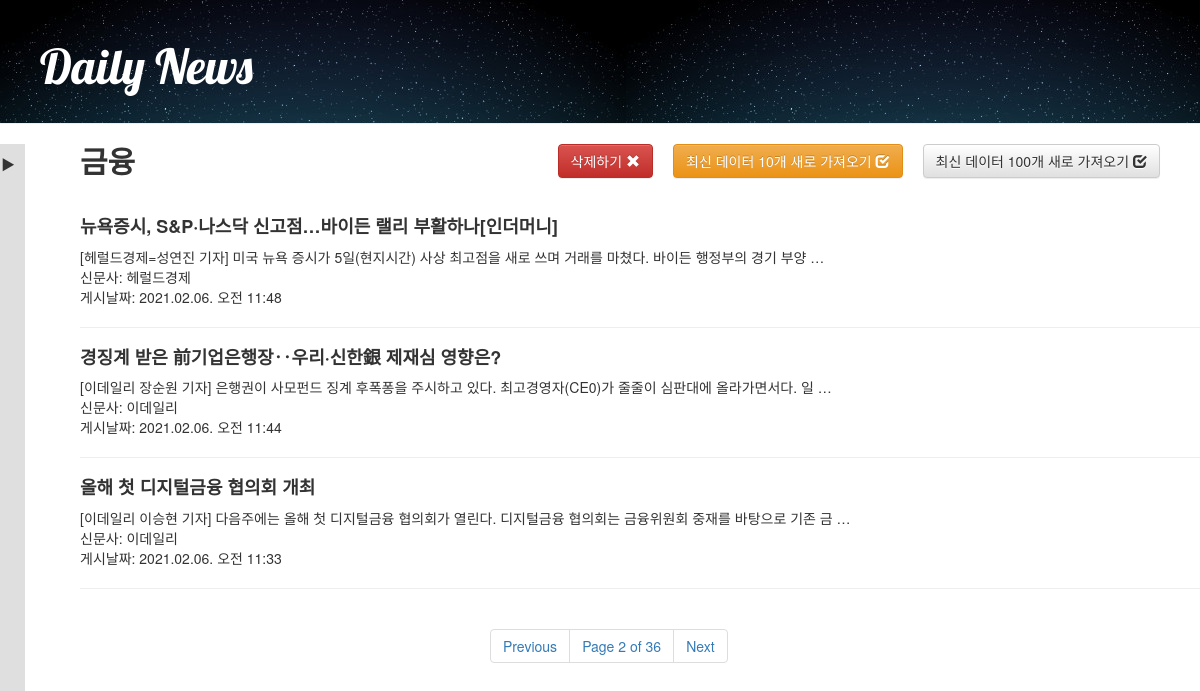
Page /news/101/259/?page=2 on the committed database.
### news/models.py (models this page shows, shortened)
class Letter(models.Model):
    category = models.CharField(max_length=10, default="", null=True)
    topic = models.CharField(max_length=10, default="", null=True)
    title = models.CharField(max_length=100,default="", primary_key=True)
    letter_link = models.URLField(max_length=100)
    published_date = models.CharField(max_length=20, default="", null=True)
    created_date = models.DateTimeField(default=timezone.now)
    preview = models.TextField()
    writer = models.CharField(max_length=20,default="", null=True)

### news/views.py (the view)
# urls.py: path('news/<str:sid1>/<str:sid2>/', views.news_detail, name='news_detail'),
def news_detail(request, sid1, sid2):
    mylist = [sid1, sid2]
    if request.method == 'POST':
        UDform = UDForm(request.POST)
        if UDform.is_valid():
            if UDform.cleaned_data['UD'] == 'update':
                contents = parsing(sid1, sid2)
                for data in contents:
                    form = Letter(
                        category=sid1,
                        topic=sid2,
                        title= data[0],
                        letter_link=data[1],
                        published_date=data[2],
                        preview= data[3],
                        writer=data[4]
                        )
                    form.save()
            elif UDform.cleaned_data['UD'] == 'new100':
                contents = new100_parsing(sid1,sid2)
                for data in contents:
                    form = Letter(
                        category=sid1,
                        topic=sid2,
                        title= data[0],
                        letter_link=data[1],
                        published_date=data[2],
                        preview= data[3],
                        writer=data[4]
                        )
                    form.save()
            elif UDform.cleaned_data['UD'] =='delete':
                Letter.objects.filter(topic=sid2).delete()
    else:
        print('GET')
    News = Letter.objects.filter(topic= sid2)
    paginator = Paginator(News,3)
    page_no = request.GET.get('page')
    try:
        News_p = paginator.page(page_no)
    except PageNotAnInteger:
        News_p = paginator.page(1)
    except EmptyPage:
        News_p = paginator.page(paginator.num_pages)
    return render(request, 'news/news_detail.html' ,{'message': News_p, 'key':mylist})

### news/templatetags/filters.py (called while the page is built)
@register.filter()
def __topic(value):
    if value =='259':
        return '금융'
    elif value == '258':
        return '증권'
    elif value == '261':
        return '산업/재계'
    elif value == '731':
        return '모바일'
    elif value == '226':
        return '인터넷/SNS'
    elif value == '227':
        return '통신/뉴미디어'
    elif value == 'kbaseball':
        return '야구'
    elif value == 'kfootball':
        return '축구'
    elif value == 'wfootball':
        return '해외축구'

### news/templates/news/news_detail.html (shortened to what this page needs)
{% extends "news/home.html"%}
{% block content %}
    {% load static %}
    {% load filters %}
<link rel="stylesheet" type="text/css" href="{% block stylesheet %}{% static 'news/css/news.css' %}{% endblock %}" />
    <div class = "save">
        <form action="" method="post">
            <button type="submit" name="UD" value="new100" class="save btn btn-default">최신 데이터 100개 새로 가져오기
                <span class="glyphicon glyphicon-check"></span>
            </button>
            <button type="submit" name="UD" value="update" class="save btn btn-warning">최신 데이터 10개 새로 가져오기
                <span class="glyphicon glyphicon-check"></span>
            </button>
            <button type="submit" name="UD" value="delete"  class="save btn btn-danger">삭제하기
                <span class="glyphicon glyphicon-remove"></span>
            </button>
        </form>
    </div>
    <div>
        <h2 id="font-bold">
        {% if key.0 == '101' %}
            {{ key.1|__topic }}
        {% elif key.0 == '105' %}
            {{ key.1|__topic }}
        {% endif %}
        </h2>
        <br>
        {% for data in message%}
            <h4>
                <li id="font-bold">
                    <a href="{{data.letter_link}}" target="_blank">{{ data.title }}</a>
                </li>
            </h4>
            <li>{{data.preview}}</li>
            <li> 신문사: {{data.writer}}</li>
            <li> 게시날짜: {{data.published_date}}</li>
            <hr>
        {% endfor %}
    </div>
    <div id="wrap">
        {% include 'news/news_pagination.html' with page=message %}
    </div>
{% endblock %}

### news/static/news/css/news.css (style rules this page uses)
.save { margin-right: 20px; float : right; }
#wrap { width:300px; height:300px; margin:0 auto; }
#font-bold { font-weight: bold; }
body, ul, li { padding: 0; margin: 0; list-style: none; }
a { color: inherit; text-decoration: none; }
body { height: 10000px; }

### rows in the picture
Letter: title "뉴욕증시, S&P·나스닥 신고점…바이든 랠리 부활하나[인더머니]", preview "[헤럴드경제=성연진 기자] 미국 뉴욕 증시가 5일(현지시간) 사상 최고점을 새로 쓰며 거래를 마쳤다. 바이든 행정부의 경기 부양 …", writer "헤럴드경제", published_date "2021.02.06. 오전 11:48"
Letter: title "경징계 받은 前기업은행장‥우리·신한銀 제재심 영향은?", preview "[이데일리 장순원 기자] 은행권이 사모펀드 징계 후폭퐁을 주시하고 있다. 최고경영자(CE0)가 줄줄이 심판대에 올라가면서다. 일 …", writer "이데일리", published_date "2021.02.06. 오전 11:44"
Letter: title "올해 첫 디지털금융 협의회 개최", preview "[이데일리 이승현 기자] 다음주에는 올해 첫 디지털금융 협의회가 열린다. 디지털금융 협의회는 금융위원회 중재를 바탕으로 기존 금 …", writer "이데일리", published_date "2021.02.06. 오전 11:33"

### other values in the picture
{{ key.1|__topic }} "금융"
{{ page.number }} "2"
{{ page.paginator.num_pages }} "36"
